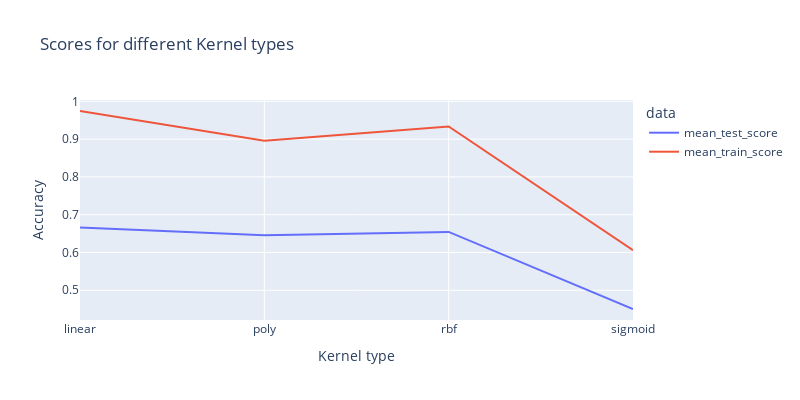

The notebook cell saved with this chart:
### Code cell
# plot the train and test error against number of neighbors
fig = px.line(
    cv_results,
    x="param_kernel",
    y=["mean_test_score", "mean_train_score"],
    title='Scores for different Kernel types',
    labels={
        "param_kernel": "Kernel type",
        "mean_test_score": "Mean Test Score",
        "mean_train_score": "Mean Train Score",
        "value": "Accuracy",
        "variable": "data"
    },
    width=800,
    height=400,
)
fig.update_traces(mode="lines")
fig.show()

### Figure 1 — Plotly figure (JSON) as saved in the notebook; plotly's stock layout.template omitted (floating-point values rounded to 4 significant figures)
{"data": [{"hovertemplate": "data=mean_test_score<br>Kernel type=%{x}<br>Accuracy=%{y}<extra></extra>", "legendgroup": "mean_test_score", "line": {"color": "#636efa", "dash": "solid"}, "marker": {"symbol": "circle"}, "mode": "lines", "name": "mean_test_score", "orientation": "v", "showlegend": true, "x": ["linear", "poly", "rbf", "sigmoid"], "xaxis": "x", "y": [0.6663, 0.6456, 0.6544, 0.4504], "yaxis": "y", "type": "scatter"}, {"hovertemplate": "data=mean_train_score<br>Kernel type=%{x}<br>Accuracy=%{y}<extra></extra>", "legendgroup": "mean_train_score", "line": {"color": "#EF553B", "dash": "solid"}, "marker": {"symbol": "circle"}, "mode": "lines", "name": "mean_train_score", "orientation": "v", "showlegend": true, "x": ["linear", "poly", "rbf", "sigmoid"], "xaxis": "x", "y": [0.9745, 0.8957, 0.9336, 0.6062], "yaxis": "y", "type": "scatter"}], "layout": {"xaxis": {"anchor": "y", "domain": [0.0, 1.0], "title": {"text": "Kernel type"}}, "yaxis": {"anchor": "x", "domain": [0.0, 1.0], "title": {"text": "Accuracy"}}, "legend": {"title": {"text": "data"}, "tracegroupgap": 0}, "title": {"text": "Scores for different Kernel types"}, "height": 400, "width": 800}}
